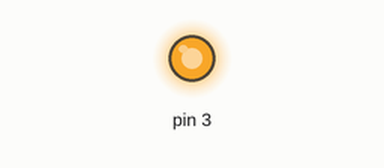
Recording of a sketch running on a simulated Arduino Uno, built with avr-gcc and run on an emulated ATmega328P. On the bench: output pins drawn as LEDs (lit = HIGH).

Above: at 0.05 s.
At 1.5 s:
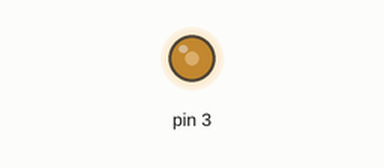
At 2.2 s:
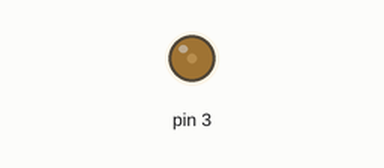
At 3.0 s:
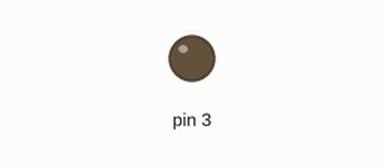
Timing chart, 0 to 6.9 s (numbered marks = the images above):
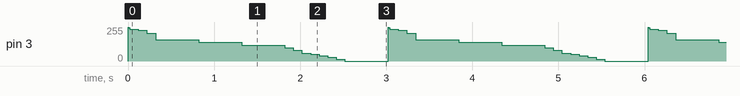

The sketch:

01analogwrite.ino
```cpp
void setup() {
  // put your setup code here, to run once:
  pinMode(3, OUTPUT);
}

void loop() {
  // put your main code here, to run repeatedly:
  analogWrite(3, 255);
  delay(10);
  analogWrite(3, 250);
  delay(10);
  analogWrite(3, 240);
  delay(100);
  analogWrite(3, 230);
  delay(100);
  analogWrite(3, 210);
  delay(100);
  analogWrite(3, 200);
  analogWrite(3, 160);
  delay(500);
  analogWrite(3, 140);
  delay(500);
  analogWrite(3, 120);
  delay(500);
  analogWrite(3, 100);
  delay(100);
  analogWrite(3, 80);
  delay(100);
  analogWrite(3, 60);
  delay(100);
  analogWrite(3, 50);
  delay(100);
  analogWrite(3, 40);
  delay(100);
  analogWrite(3, 30);
  delay(100);
  analogWrite(3, 15);
  delay(100);
  analogWrite(3, 0);
  delay(500);
}
```

Measured:
- by itself, pin 3: repeats every 3.0 s: 250/255 0.01 s, 240/255 0.10 s, 230/255 0.10 s, 210/255 0.10 s, 160/255 0.50 s, 140/255 0.50 s, 120/255 0.50 s, 100/255 0.10 s, 80/255 0.10 s, 60/255 0.10 s, 50/255 0.10 s, 40/255 0.10 s, 30/255 0.10 s, 15/255 0.10 s, 0/255 0.50 s, 255/255 0.01 s
